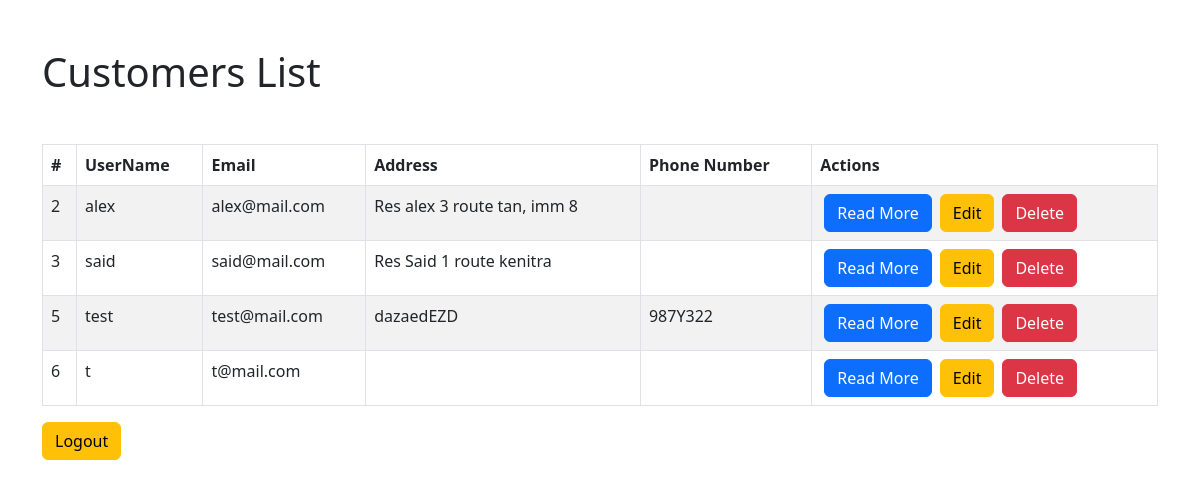
Page /admin/customers/index.php (signed in) on the earlier database version.
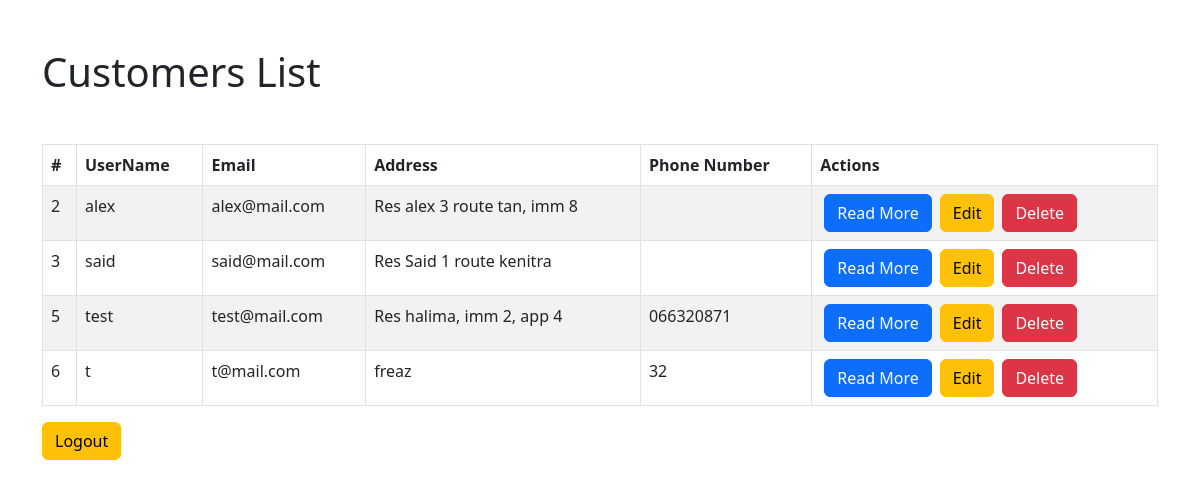
Same page on the later database version.
### tables this page shows
CREATE TABLE `users` (
  `id` int(11) NOT NULL,
  `username` varchar(255) NOT NULL,
  `email` varchar(255) NOT NULL,
  `address` varchar(100) DEFAULT NULL,
  `phone_number` varchar(20) DEFAULT NULL,
  `password` varchar(255) NOT NULL,
  `is_admin` tinyint(1) NOT NULL DEFAULT 0,
  `archived` tinyint(1) NOT NULL DEFAULT 0
);

### admin/customers/index.php (the view, shortened to what this page needs)
<!DOCTYPE html>
<html lang="en">
<head>
    <link href="https://cdn.jsdelivr.net/npm/bootstrap@5.2.3/dist/css/bootstrap.min.css" rel="stylesheet">
</head>
<body>
<div class="container">
        <header class="d-flex justify-content-between my-4">
            <h1 class="text-center my-4">Customers List</h1>
        </header>
        <table class="table table-bordered table-striped">
            <thead>
                <tr>
                    <th>#</th>
                    <th>UserName</th>
                    <th>Email</th>
                    <th>Address</th>
                    <th>Phone Number</th>
                    <th>Actions</th>
                </tr>
            </thead>
            <tbody>
               <?php
        require_once "../../includes/db_connect.php";
        $sql = "SELECT * FROM users WHERE is_admin=0 AND archived=0";
                    $result = mysqli_query($conn, $sql);
                    if(mysqli_num_rows($result) > 0){
                        while($row = mysqli_fetch_assoc($result)){
                            echo "<tr>";
                            echo "<td>".$row['id']."</td>";
                            echo "<td>".$row['username']."</td>";
                            echo "<td>".$row['email']."</td>";
                            echo "<td>".$row['address']."</td>";
                            echo "<td>".$row['phone_number']."</td>";
                            echo "<td>";
                            echo "<a href='view.php?id=".$row['id']."' class='btn btn-primary mx-1'>Read More</a>";
                            echo "<a href='edit.php?id=".$row['id']."' class='btn btn-warning mx-1'>Edit</a>";
                            echo "<a href='delete.php?id=".$row['id']."' class='btn btn-danger mx-1'>Delete</a>";
                            echo "</td>";
                            echo "</tr>";
                        }
                    }else{
                        echo "<tr><td colspan='6'>No Customers were found</td></tr>";
                    }
                ?>
            </tbody>
        </table>
        <a href="../logout.php" class="btn btn-warning ">Logout</a>
</div>
</body>
</html>

Differences in the rows shown:
changed users "test": address "dazaedEZD" → "Res halima, imm 2, app 4"; phone_number "987Y322" → "066320871"
changed users "t@mail.com": address (not shown) → "freaz"; phone_number (not shown) → "32"
